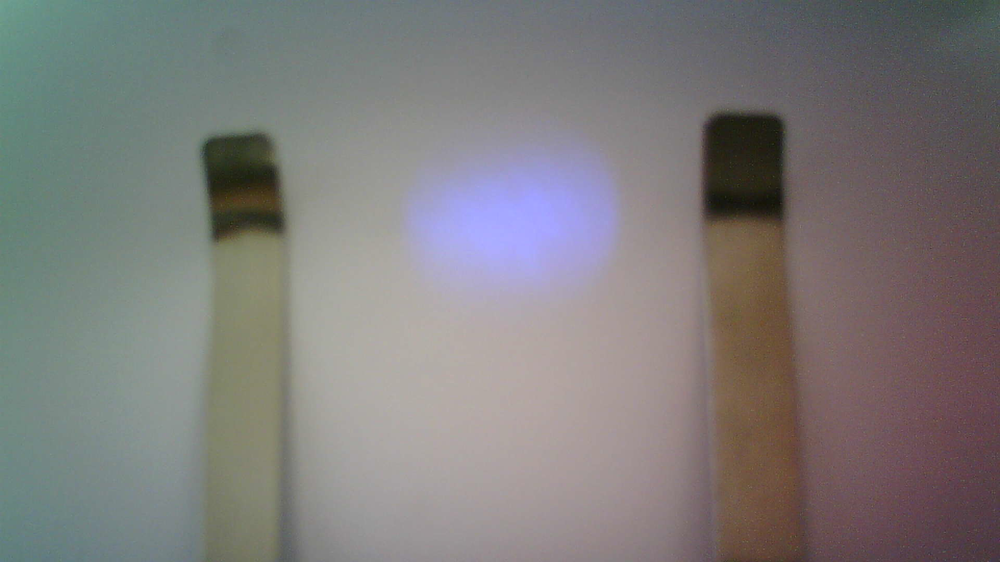
#> input picture dados/imagens_originais/Montagem/fotoCamera4.png, 1000 x 562 px, shrunk from 1920 x 1080 before the run
$ python coresPixels.py
#> lines starting #> are read from the running program, lines starting #| are printed output that depends on the picture; after the words box and inside, x2 and y2 are one past the last pixel; in counts of white or black regions, pixels touching at a corner belong together
from pathlib import Path
RAIZ_PROJETO = Path(__file__).resolve().parents[2]
from PIL import Image
import numpy as np
import matplotlib.pyplot as plt

imagem = Image.open(RAIZ_PROJETO / "dados/imagens_originais/Montagem/fotoCamera4.png").convert("RGB")
#> imagem is the input picture: PIL image 1000x562 RGB; mean R, G, B 125.6, 123.3, 122.6

pixels = np.array(imagem, dtype=np.float64)

R = pixels[:, :, 0]
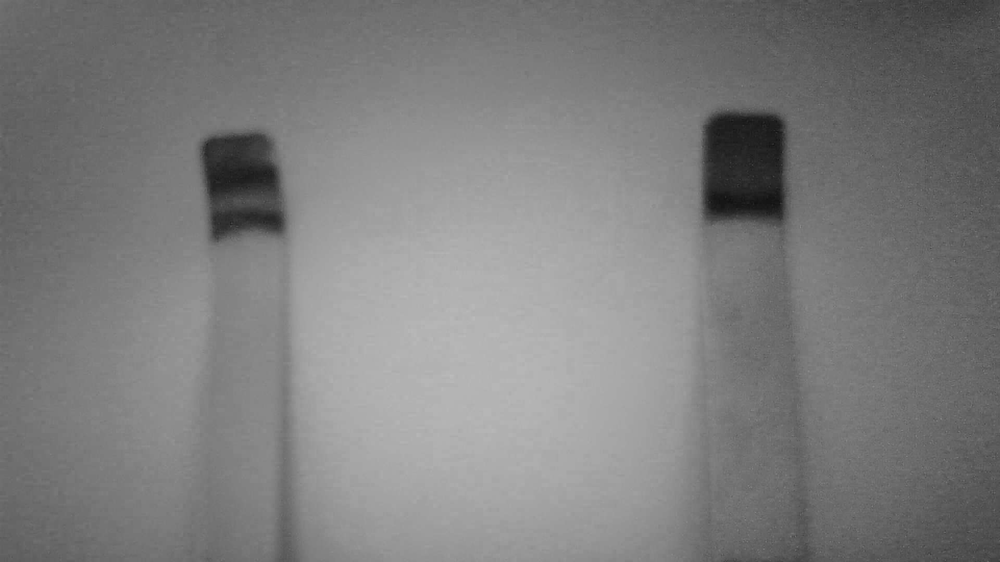
#> R: shape (562, 1000) float64; min 16, max 188, mean 125.6
G = pixels[:, :, 1]
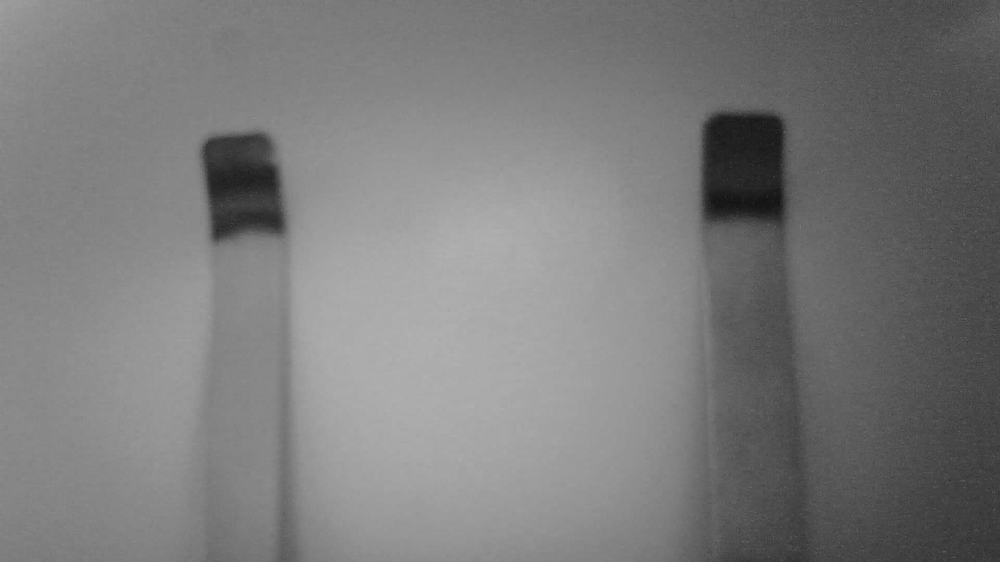
#> G: shape (562, 1000) float64; min 16, max 177, mean 123.3
B = pixels[:, :, 2]
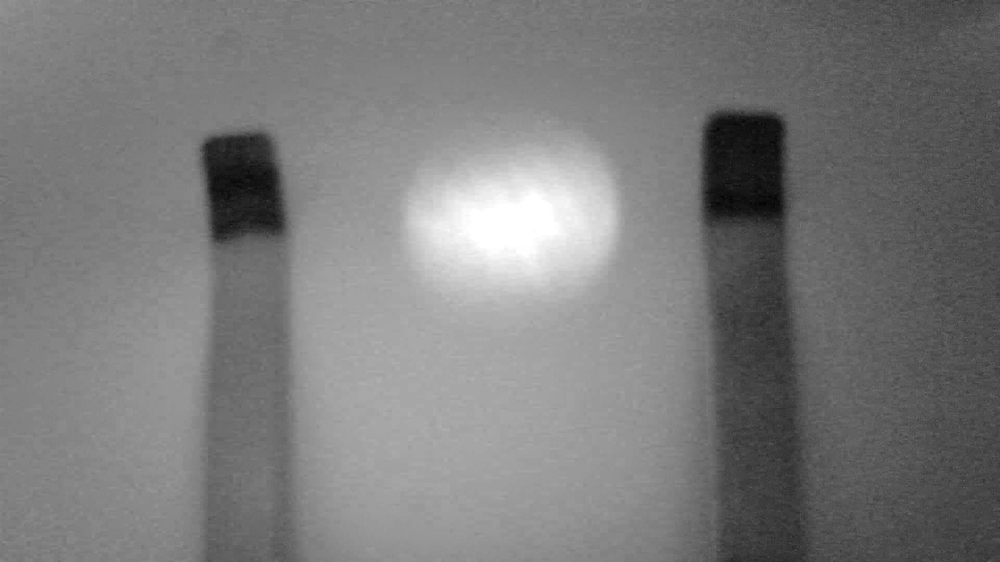
#> B: shape (562, 1000) float64; min 3, max 255, mean 122.6

soma = R + G + B
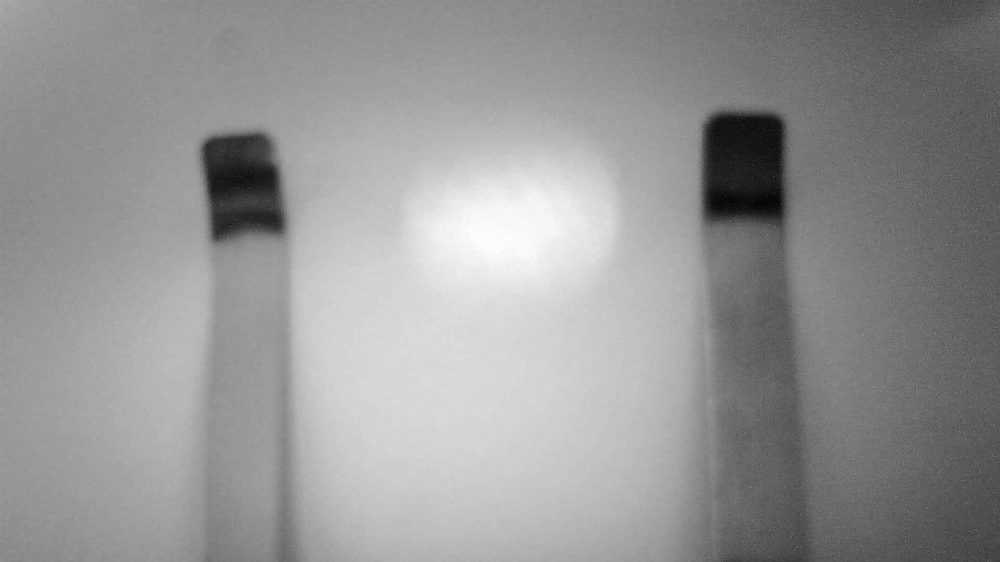
#> soma: shape (562, 1000) float64; min 37, max 605, mean 371.4; drawn with min black and max white

# Ignora pixels pretos
mascara = soma > 0
#> mascara: shape (562, 1000) bool; every value is 1

R = R[mascara]
G = G[mascara]
B = B[mascara]
soma = soma[mascara]

# Coordenadas cromáticas
r = R / soma
g = G / soma

# Histograma
bins = 100

contagem, r_edges, g_edges = np.histogram2d(
    r,
    g,
    bins=bins,
    range=[[0, 1], [0, 1]]
)
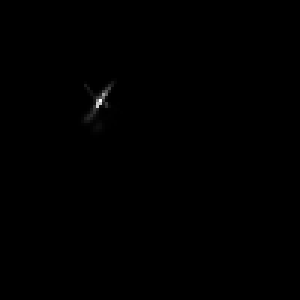
#> contagem: shape (100, 100) float64 (shown 3 times larger); min 0, max 43656, mean 56.2; drawn with min black and max white
#> r_edges = 101 values from 0 to 1; g_edges = 101 values from 0 to 1

# Centros de cada célula
r_centros = (r_edges[:-1] + r_edges[1:]) / 2
#> r_centros = 100 values from 0.005 to 0.995
g_centros = (g_edges[:-1] + g_edges[1:]) / 2
#> g_centros = 100 values from 0.005 to 0.995

R_grid, G_grid = np.meshgrid(r_centros, g_centros)

# Região impossível: r + g > 1
contagem_plot = contagem.T.copy()
contagem_plot[R_grid + G_grid > 1] = np.nan

# Células sem nenhum pixel
contagem_plot[contagem_plot == 0] = np.nan

# Gráfico
plt.figure(figsize=(8, 7))

plt.imshow(
    contagem_plot,
    origin="lower",
    extent=[0, 1, 0, 1],
    aspect="equal"
)

# Delimitação r + g = 1
plt.plot(
    [0, 1],
    [1, 0],
    "--",
    linewidth=1
)

plt.xlabel("r")
plt.ylabel("g")
plt.title("Distribuição cromática dos pixels")

cbar = plt.colorbar()
cbar.set_label("Número de pixels")

plt.xlim(0, 1)
plt.ylim(0, 1)

plt.show()
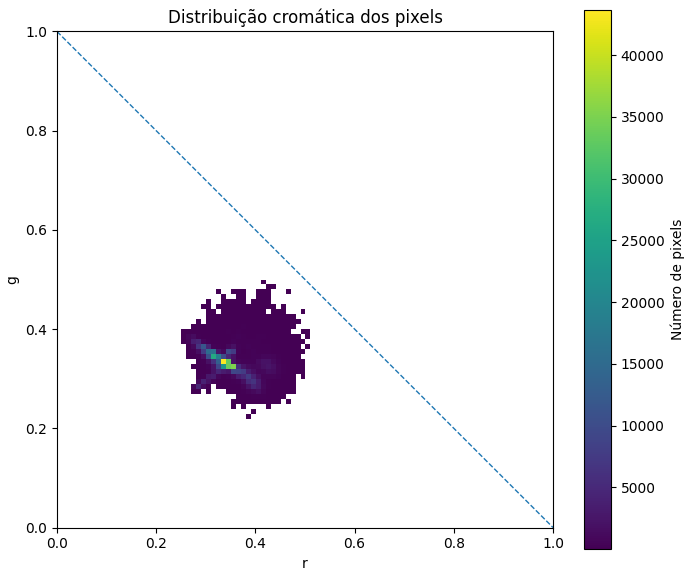
#> figure drawn by matplotlib, 2 panels

$ run again, with dados/imagens_originais/Montagem/fotoCamera2.png copied over dados/imagens_originais/Montagem/fotoCamera4.png
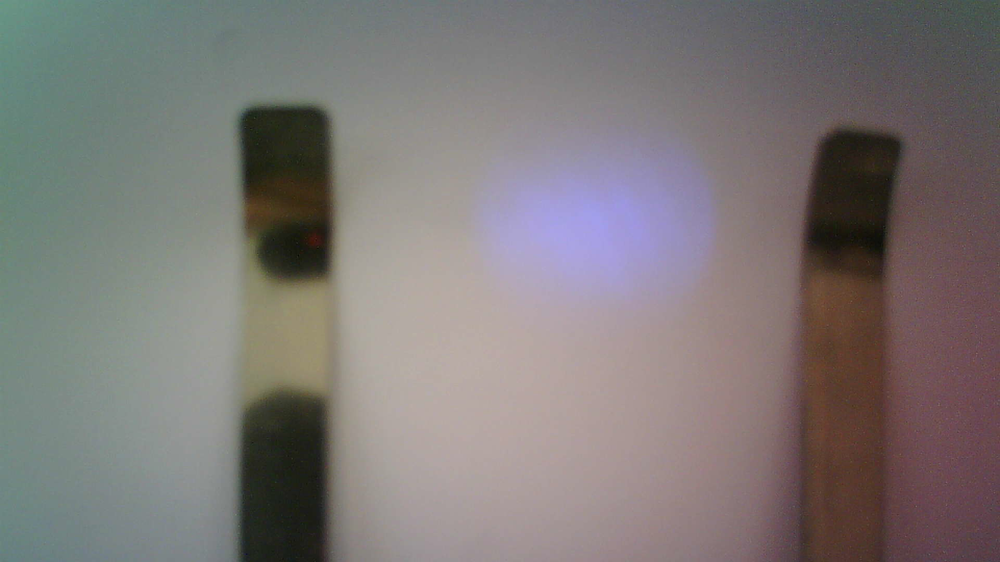
#> input picture dados/imagens_originais/Montagem/fotoCamera2.png, 1000 x 562 px, shrunk from 1920 x 1080 before the run
#> imagem is the input picture: PIL image 1000x562 RGB; mean R, G, B 124.8, 119.7, 118.5
#> `soma = R + G + B`:
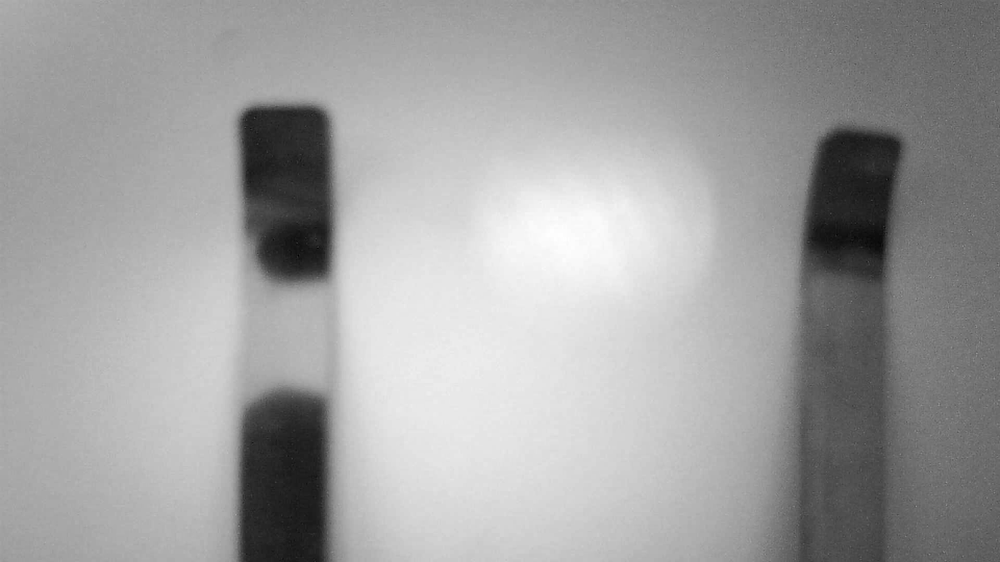
#> soma: shape (562, 1000) float64; min 15, max 566, mean 363; drawn with min black and max white
#> mascara: shape (562, 1000) bool; every value is 1
#> r_edges = 101 values from 0 to 1
#> r_centros = 100 values from 0.005 to 0.995
#> `plt.show()`:
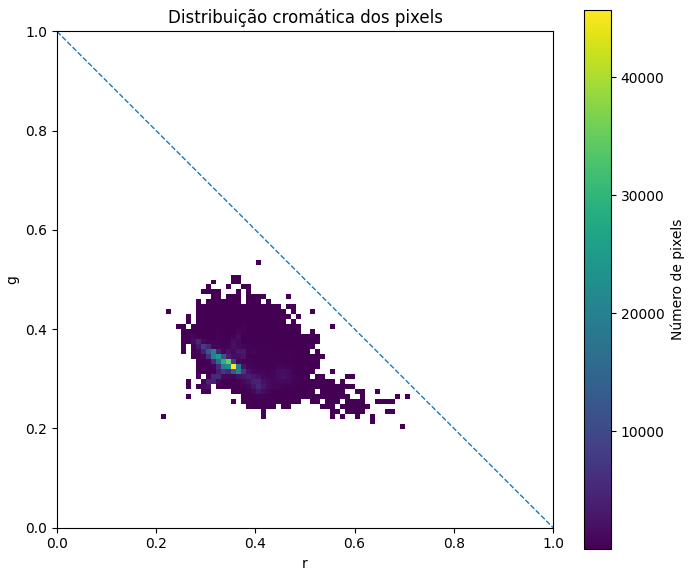
#> figure drawn by matplotlib, 2 panels

$ run again, with dados/imagens_originais/Montagem/fotoCamera3.png copied over dados/imagens_originais/Montagem/fotoCamera4.png
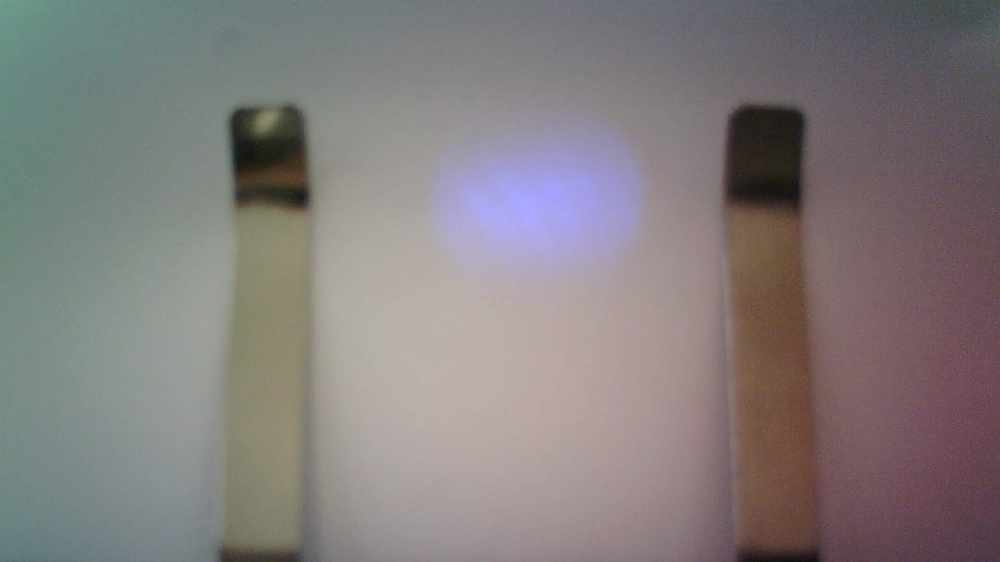
#> input picture dados/imagens_originais/Montagem/fotoCamera3.png, 1000 x 562 px, shrunk from 1920 x 1080 before the run
#> imagem is the input picture: PIL image 1000x562 RGB; mean R, G, B 130.8, 125, 125.2
#> `soma = R + G + B`:
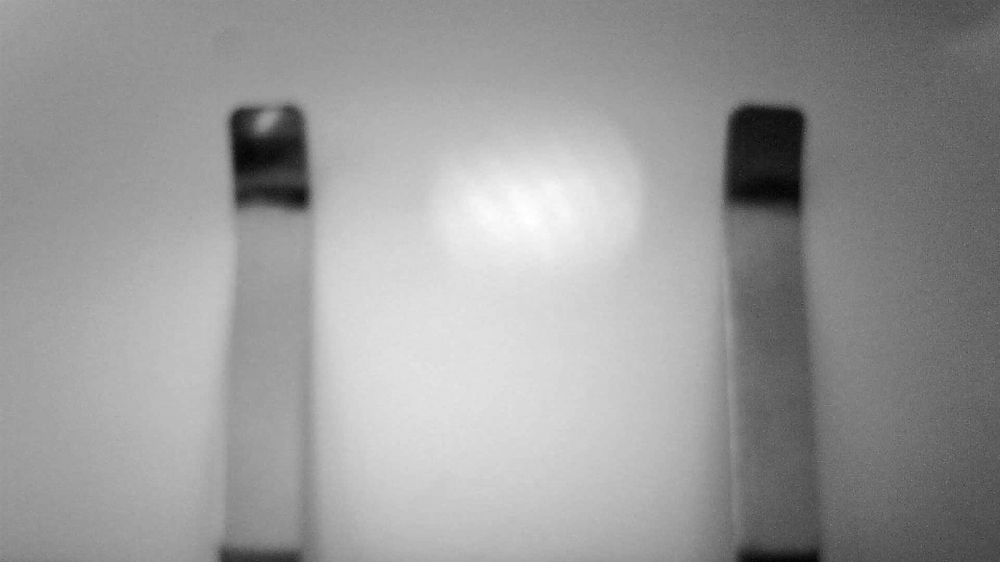
#> soma: shape (562, 1000) float64; min 44, max 601, mean 381.1; drawn with min black and max white
#> mascara: shape (562, 1000) bool; every value is 1
#> r_edges = 101 values from 0 to 1
#> r_centros = 100 values from 0.005 to 0.995
#> `plt.show()`:
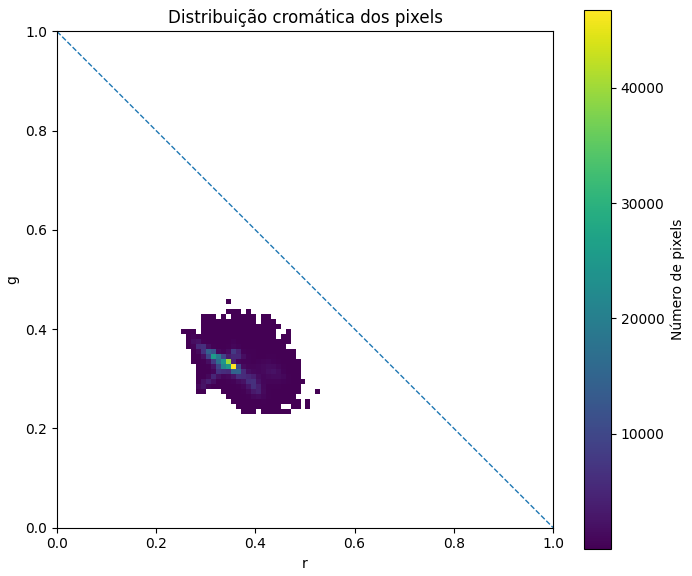
#> figure drawn by matplotlib, 2 panels

$ run again, with dados/imagens_originais/Montagem/fotoCamera.png copied over dados/imagens_originais/Montagem/fotoCamera4.png
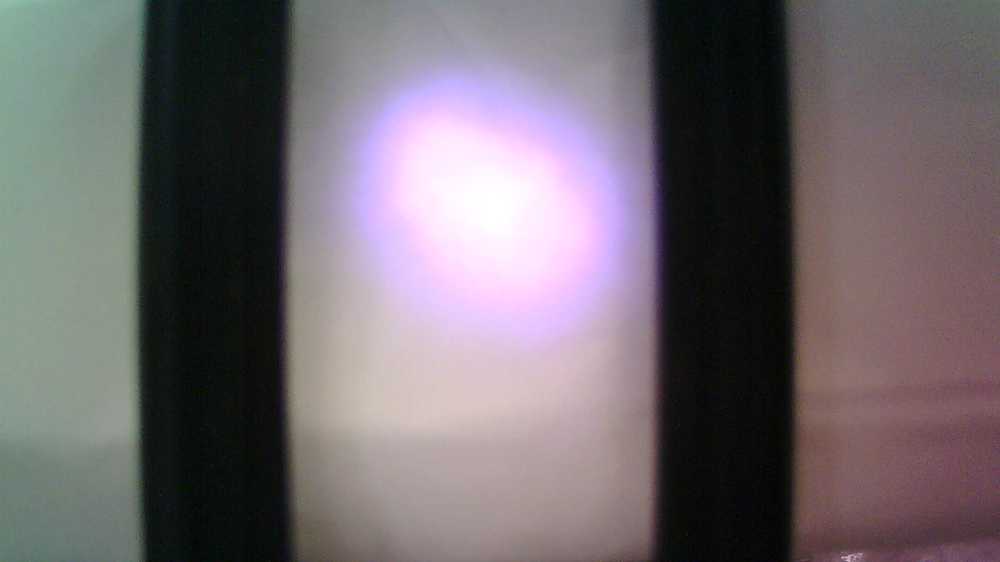
#> input picture dados/imagens_originais/Montagem/fotoCamera.png, 1000 x 562 px, shrunk from 1920 x 1080 before the run
#> imagem is the input picture: PIL image 1000x562 RGB; mean R, G, B 113, 105.4, 110.3
#> `mascara = soma > 0`:
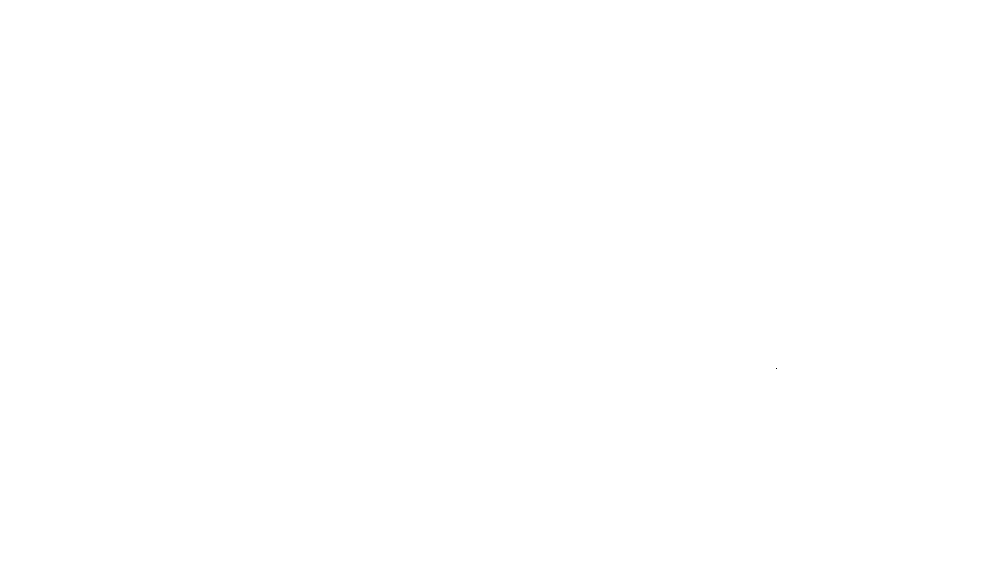
#> mascara: shape (562, 1000) bool; 100% white; black in thin lines or dots, all inside (x1, y1, x2, y2) = (776, 368, 777, 369)
#> r_edges = 101 values from 0 to 1
#> r_centros = 100 values from 0.005 to 0.995
#> `plt.show()`:
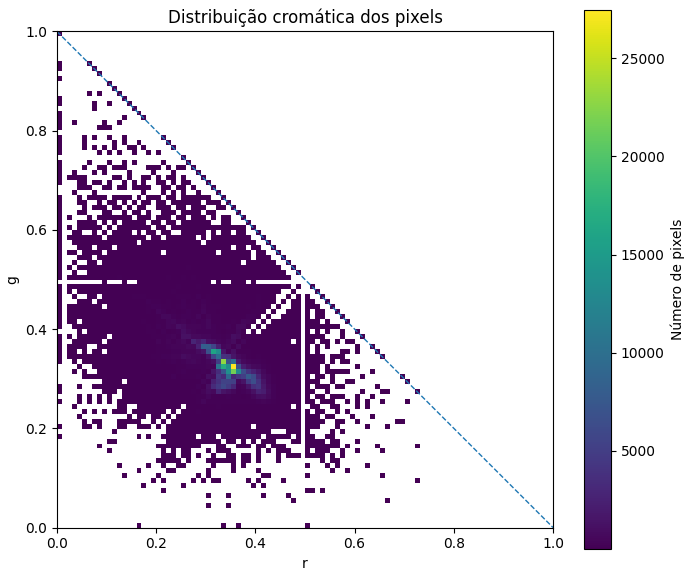
#> figure drawn by matplotlib, 2 panels
